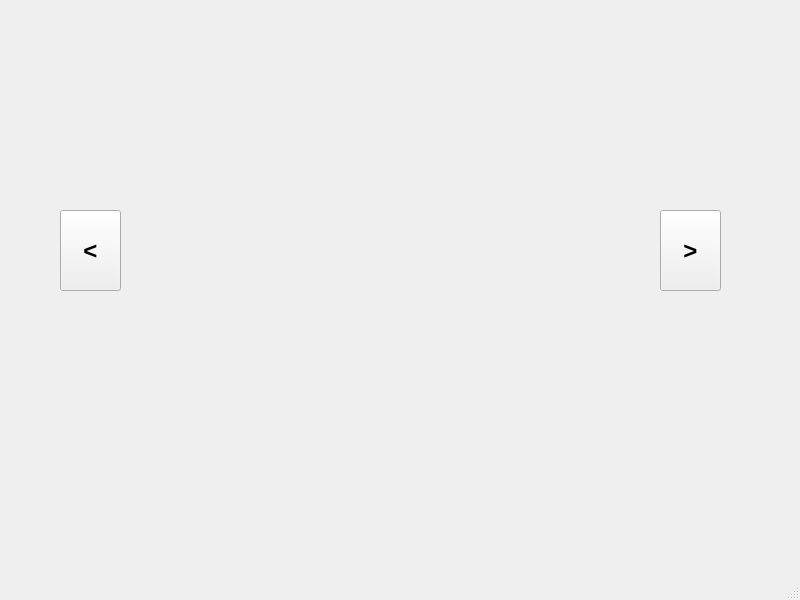
<?xml version="1.0" encoding="UTF-8"?>
<ui version="4.0">
 <class>MainWindow</class>
 <widget class="QMainWindow" name="MainWindow">
  <property name="geometry">
   <rect>
    <x>0</x>
    <y>0</y>
    <width>800</width>
    <height>600</height>
   </rect>
  </property>
  <property name="windowTitle">
   <string>MainWindow</string>
  </property>
  <widget class="QWidget" name="centralwidget">
   <widget class="QLabel" name="img">
    <property name="geometry">
     <rect>
      <x>170</x>
      <y>100</y>
      <width>431</width>
      <height>291</height>
     </rect>
    </property>
    <property name="text">
     <string/>
    </property>
    <property name="pixmap">
     <pixmap>../../../../../pics/adobe creations/logo/9pratikedit01.jpg</pixmap>
    </property>
    <property name="scaledContents">
     <bool>true</bool>
    </property>
    <property name="openExternalLinks">
     <bool>false</bool>
    </property>
   </widget>
   <widget class="QPushButton" name="next">
    <property name="geometry">
     <rect>
      <x>660</x>
      <y>210</y>
      <width>61</width>
      <height>81</height>
     </rect>
    </property>
    <property name="font">
     <font>
      <pointsize>18</pointsize>
      <weight>75</weight>
      <bold>true</bold>
     </font>
    </property>
    <property name="text">
     <string>&gt;</string>
    </property>
   </widget>
   <widget class="QPushButton" name="prev">
    <property name="geometry">
     <rect>
      <x>60</x>
      <y>210</y>
      <width>61</width>
      <height>81</height>
     </rect>
    </property>
    <property name="font">
     <font>
      <pointsize>18</pointsize>
      <weight>75</weight>
      <bold>true</bold>
     </font>
    </property>
    <property name="text">
     <string>&lt;</string>
    </property>
   </widget>
  </widget>
  <widget class="QMenuBar" name="menubar">
   <property name="geometry">
    <rect>
     <x>0</x>
     <y>0</y>
     <width>800</width>
     <height>26</height>
    </rect>
   </property>
  </widget>
  <widget class="QStatusBar" name="statusbar"/>
 </widget>
 <resources/>
 <connections/>
</ui>
